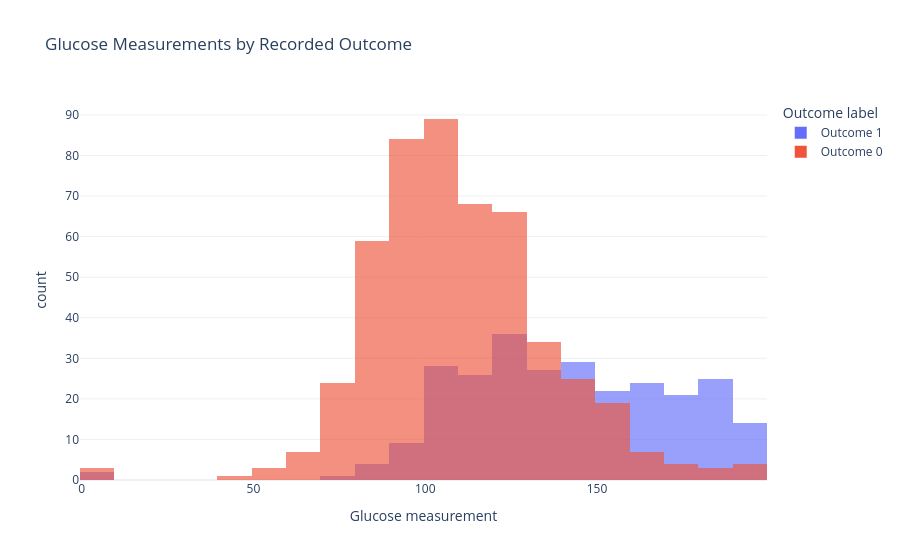

Write notebook code for a chart like this one.
### Code cell
df_plot = df.copy()
df_plot["Outcome label"] = df_plot["Outcome"].map({
    0: "Outcome 0", 1: "Outcome 1"
})

fig = px.histogram(
    df_plot, x="Glucose", color="Outcome label",
    nbins=25, barmode="overlay", opacity=0.65,
    title="Glucose Measurements by Recorded Outcome",
    labels={"Glucose": "Glucose measurement", "count": "Number of records"}
)
fig.update_layout(template="plotly_white")
fig.show()

### Figure 1 — Plotly figure (JSON) as saved in the notebook; plotly's stock layout.template omitted (floating-point values rounded to 4 significant figures; data arrays with more than 128 entries replaced by an {"elided": "..."} marker saying what was removed)
{"data": [{"bingroup": "x", "hovertemplate": "Outcome label=Outcome 1<br>Glucose measurement=%{x}<br>count=%{y}<extra></extra>", "legendgroup": "Outcome 1", "marker": {"color": "#636efa", "opacity": 0.65, "pattern": {"shape": ""}}, "name": "Outcome 1", "nbinsx": 25, "orientation": "v", "showlegend": true, "type": "histogram", "x": {"elided": "268 int values"}, "xaxis": "x", "yaxis": "y"}, {"bingroup": "x", "hovertemplate": "Outcome label=Outcome 0<br>Glucose measurement=%{x}<br>count=%{y}<extra></extra>", "legendgroup": "Outcome 0", "marker": {"color": "#EF553B", "opacity": 0.65, "pattern": {"shape": ""}}, "name": "Outcome 0", "nbinsx": 25, "orientation": "v", "showlegend": true, "type": "histogram", "x": {"elided": "500 int values"}, "xaxis": "x", "yaxis": "y"}], "layout": {"barmode": "overlay", "legend": {"title": {"text": "Outcome label"}, "tracegroupgap": 0}, "title": {"text": "Glucose Measurements by Recorded Outcome"}, "xaxis": {"anchor": "y", "domain": [0, 1], "title": {"text": "Glucose measurement"}}, "yaxis": {"anchor": "x", "domain": [0, 1], "title": {"text": "count"}}}}
